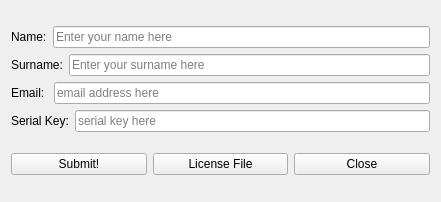
<?xml version="1.0" encoding="UTF-8"?>
<ui version="4.0">
 <class>Register</class>
 <widget class="QWidget" name="Register">
  <property name="geometry">
   <rect>
    <x>0</x>
    <y>0</y>
    <width>441</width>
    <height>202</height>
   </rect>
  </property>
  <property name="windowTitle">
   <string>Form</string>
  </property>
  <layout class="QGridLayout" name="gridLayout_2">
   <item row="0" column="0">
    <layout class="QGridLayout" name="gridLayout">
     <item row="0" column="0">
      <layout class="QHBoxLayout" name="horizontalLayout">
       <item>
        <widget class="QLabel" name="label">
         <property name="text">
          <string>Name:</string>
         </property>
        </widget>
       </item>
       <item>
        <widget class="QLineEdit" name="name">
         <property name="placeholderText">
          <string>Enter your name here</string>
         </property>
        </widget>
       </item>
      </layout>
     </item>
     <item row="1" column="0">
      <layout class="QHBoxLayout" name="horizontalLayout_2">
       <item>
        <widget class="QLabel" name="label_2">
         <property name="text">
          <string>Surname:</string>
         </property>
        </widget>
       </item>
       <item>
        <widget class="QLineEdit" name="surname">
         <property name="placeholderText">
          <string>Enter your surname here</string>
         </property>
        </widget>
       </item>
      </layout>
     </item>
     <item row="2" column="0">
      <layout class="QHBoxLayout" name="horizontalLayout_3">
       <item>
        <widget class="QLabel" name="label_3">
         <property name="text">
          <string>Email: </string>
         </property>
        </widget>
       </item>
       <item>
        <widget class="QLineEdit" name="email">
         <property name="inputMethodHints">
          <set>Qt::ImhEmailCharactersOnly</set>
         </property>
         <property name="placeholderText">
          <string>email address here</string>
         </property>
        </widget>
       </item>
      </layout>
     </item>
     <item row="3" column="0">
      <layout class="QHBoxLayout" name="horizontalLayout_4">
       <item>
        <widget class="QLabel" name="label_4">
         <property name="text">
          <string>Serial Key:</string>
         </property>
        </widget>
       </item>
       <item>
        <widget class="QLineEdit" name="key">
         <property name="text">
          <string/>
         </property>
         <property name="placeholderText">
          <string>serial key here</string>
         </property>
        </widget>
       </item>
      </layout>
     </item>
    </layout>
   </item>
   <item row="1" column="0">
    <layout class="QHBoxLayout" name="horizontalLayout_5">
     <item>
      <widget class="QPushButton" name="submit">
       <property name="text">
        <string>Submit!</string>
       </property>
      </widget>
     </item>
     <item>
      <widget class="QPushButton" name="license">
       <property name="text">
        <string>License File</string>
       </property>
      </widget>
     </item>
     <item>
      <widget class="QPushButton" name="close">
       <property name="text">
        <string>Close</string>
       </property>
      </widget>
     </item>
    </layout>
   </item>
  </layout>
 </widget>
 <resources/>
 <connections/>
</ui>
